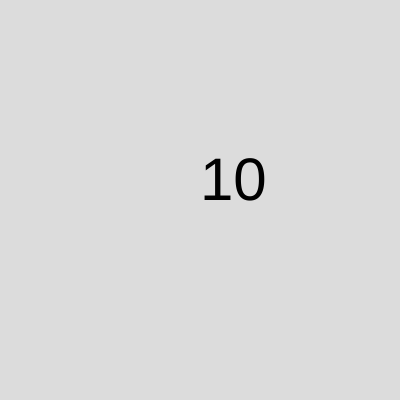
Frame 1 (no input)
Frame 60 (no input): identical to frame 1, image omitted
Frame 120 (the mouse pressed at the canvas centre since frame 60): identical to frame 1, image omitted

The p5.js sketch that drew this single still picture (run headless with seeded random() and noise() and a simulated clock; from frame 60 on, the mouse is pressed at the canvas centre):

// p5.js sketch
// ── sketch.js
// https://editor.p5js.org/jht9629-nyu/sketches/QS31TLmOi
// random 1 or 13

let a_students = [1,2,3,4,5,6,7,8,9,10,11,12,13];
let istudent;

function setup() {
  createCanvas(400, 400);
  istudent = random(a_students);
  console.log('student number', istudent)
}

function draw() {
  background(220);
  textSize(60)
  text(istudent, width/2, height/2);
}

// text(str, x, y, [maxWidth], [maxHeight])
